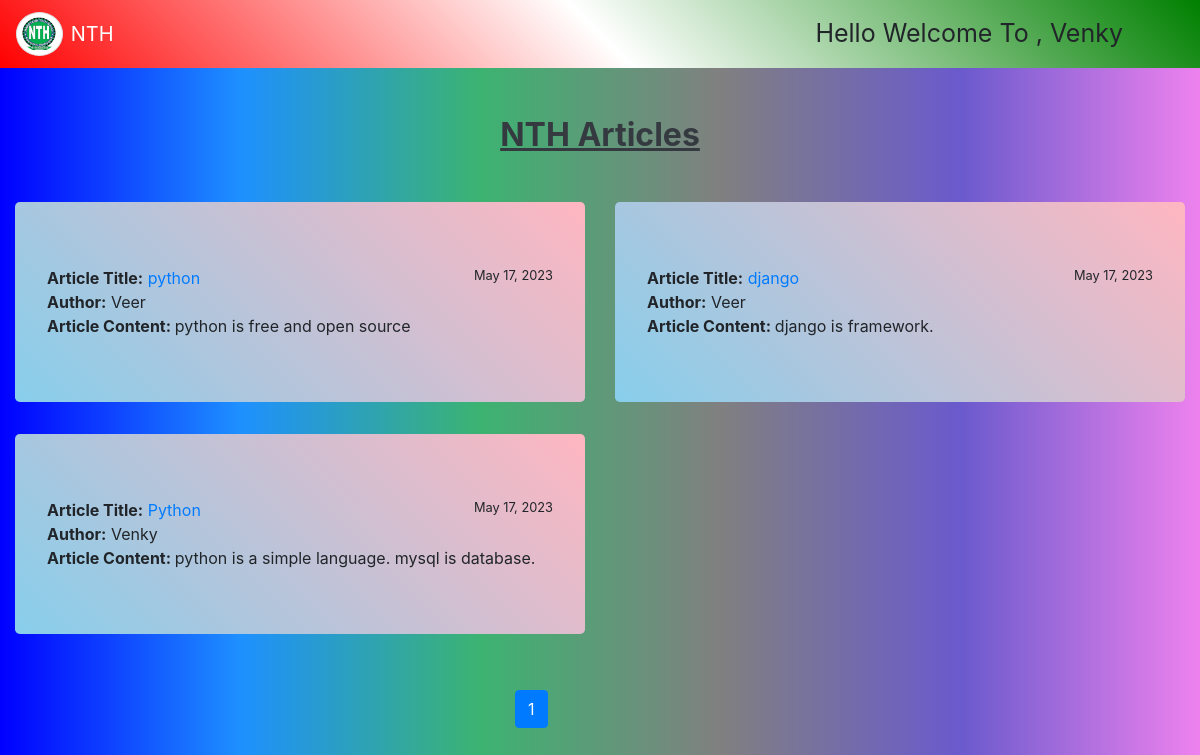
Screenshot of / (signed in) with the database file from the repository.
### app/models.py (models this page shows, shortened)
class Post(models.Model):
    title = models.CharField(max_length=100)
    slug = models.SlugField(max_length=100)
    author = models.ForeignKey(User, on_delete = models.CASCADE)
    body = models.TextField()
    likes = models.ManyToManyField(User, related_name = 'likes')
    created_date = models.DateField(max_length=50, auto_now_add=True)
    updated_date = models.DateField(max_length=50, auto_now=True)

### app/views.py (the view)
# urls.py: path('',views.post_list, name='post_list'),
def post_list(request):
    posts_list = Post.objects.all().order_by('-id')
    query = request.GET.get('query')
    if query:
        posts = Post.objects.filter(
        Q(title__contains = query) |
        Q(author__username = query) |
        Q(body__contains = query)
        )
    paginator = Paginator(posts_list,4)
    page = request.GET.get('page')
    try:
        posts = paginator.page(page)
    except PageNotAnInteger:
        posts = paginator.page(1)
    except EmptyPage:
        posts = paginator.page(paginator.num_pages)
    return render(request, 'post_list.html',{'posts':posts})

### templates/post_list.html (shortened to what this page needs)
{% extends 'base.html' %}
    {% block content %}
    <div class="container-fluid">
      <div class="row">
        {% for i in posts %}
          <div class="col-md-6" >
            <div class="jumbotron" style="background-image: linear-gradient(45deg,skyblue,lightpink);">
              <b>Article Title:</b> <a href="{% url 'post_detail' i.id i.slug %}">{{ i.title }}</a>
              <small style="float:right">{{ i.created_date }}</small><br>
              <b>Author:</b>  {{ i.author }} <br>
              <b>Article Content: </b> {{ i.body }} <br>
            </div>
          </div>
        {% empty %}
          <div class="container m-5">
            <div class="jumbotron m-5">
              <h1 class="text-center">No Articles Availble</h1>
            </div>
          </div>
        {% endfor %}
      </div>
    </div>
    <br>
    <div class="offset-md-5 col-md-5">
    <ul class="pagination">
      {% for p in posts.paginator.page_range %}
        {% if posts.number == p %}
            <li class="page-item active">
                <a class="page-link" href="?page={{ p }}">{{ p }}</a>
            </li>
        {% else %}
        <li class="page-item">
            <a class="page-link" href="?page={{ p }}">{{ p }}</a>
        </li>
        {% endif %}
      {% endfor %}
    </ul>
  </div>
    {% endblock %}

### templates/navbar.html (shortened to what this page needs)
{% load static %}
<nav class="navbar navbar-expand-lg navbar-dark" style="background-image:linear-gradient(45deg,red,white,green)">
  <img src="{% static 'images/logo.png' %}" style="width:4%; height:4%; border-radius:50%;" class="img-thumbnail mr-2">
  <a class="navbar-brand" href="#">NTH</a>
  <div class="collapse navbar-collapse" id="navbarSupportedContent">
    <ul class="navbar-nav">
      {% if request.user.is_authenticated %}
      <li class="nav-item">
        <a href="{% url 'loginhome' %}" class="btn mr-5" style="font-size:25px;">  Hello Welcome To , {{ request.user|capfirst }} </a>
      </li>
      {% else %}
      <li class="nav-item">
          <a class="btn btn-light mr-5" href="{% url 'user_login' %}">Login</a>
          <a class="btn btn-light mr-5" href="{% url 'signup' %}">Signup</a>
      </li>
      {% endif %}
    </ul>
  </div>
</nav>

### templates/base.html (style rules this page uses)
body { background-image: linear-gradient(90deg,blue,DodgerBlue,MediumSeaGreen,Gray,SlateBlue,Violet); }

### rows the page displays
Post: title "python", created_date "May 17, 2023", author "Veer", body "python is free and open source"
Post: title "django", created_date "May 17, 2023", author "Veer", body "django is framework."
Post: title "Python", created_date "May 17, 2023", author "Venky", body "python is a simple language. mysql is database."

### other values shown
{{ request.user|capfirst }} "Venky"
{{ p }} "1"
